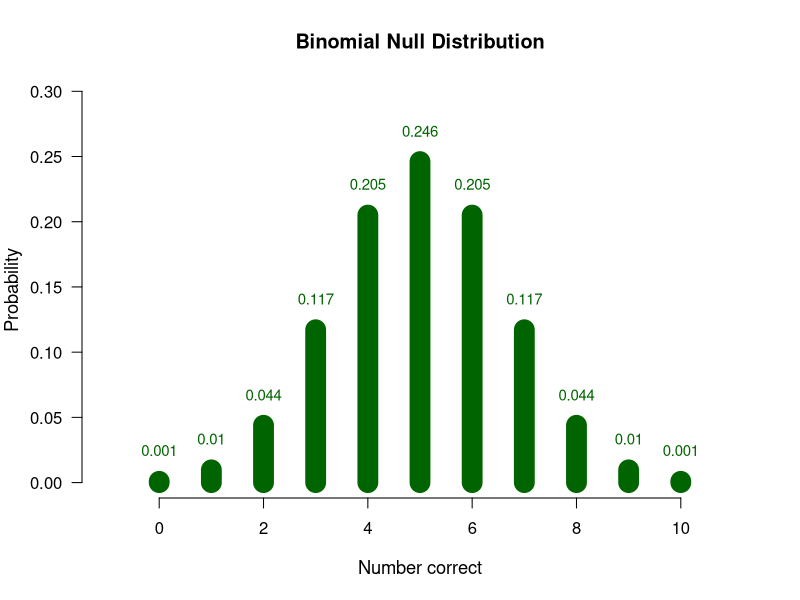
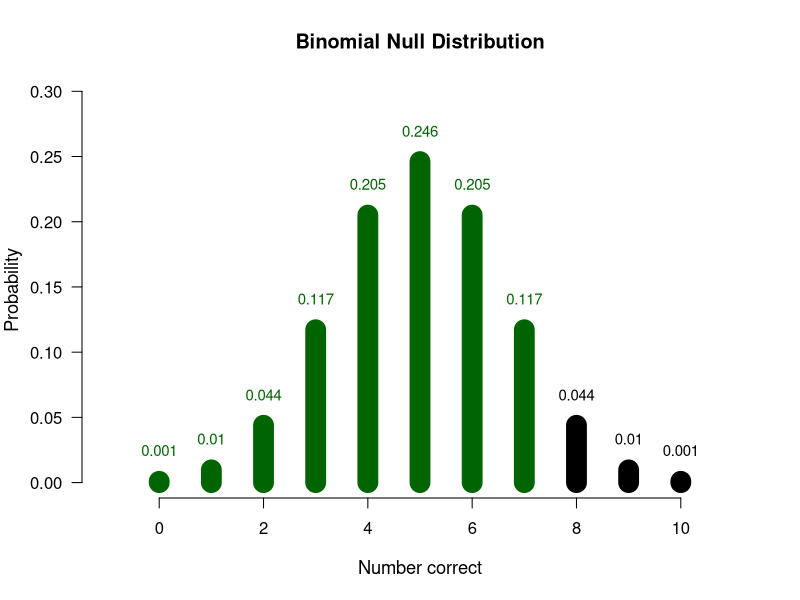
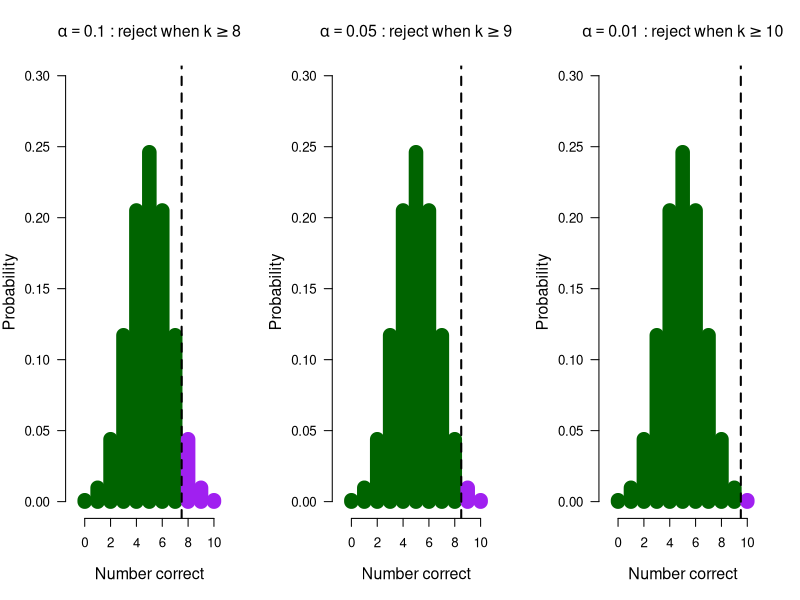
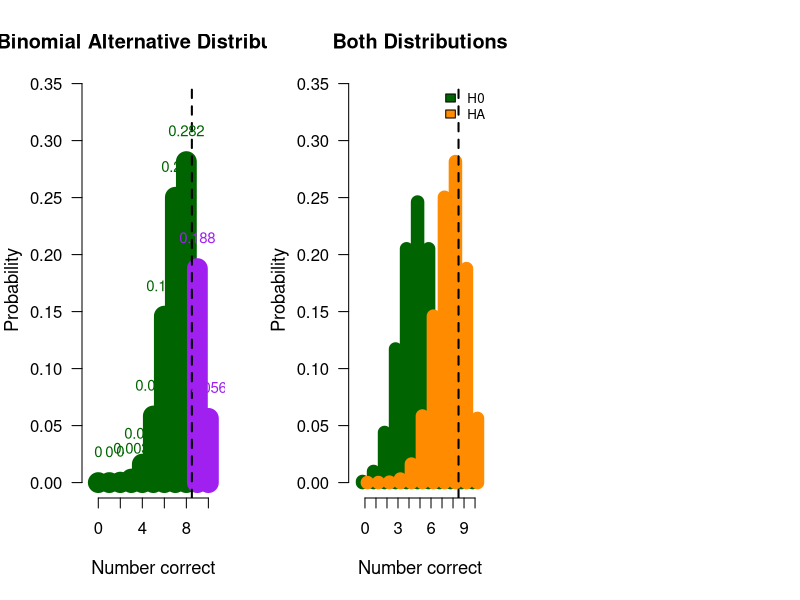

The R source for these figures, in order:
## ---- chunk 1
n <- 10   # Sample size
k <- 0:10 # Discrete probability space (numbers 0, 1, ..., 9, 10)
p <- .5   # Probability of correct guess
## ---- chunk 2
permutations = factorial(n) / ( factorial(k) * factorial(n-k) )

p_k  = p^k * (1-p)^(n-k)  # Probability of single event
p_kp = p_k * permutations # Probability of event times 
                          # the occurrence of that event

# No decision region yet: alpha has not been introduced at this point in the
# story, so this is just the shape you get when someone guesses.
par(cex = 1.0, cex.lab = 1.1)
yMax <- max(p_kp) * 1.2

plot(k, p_kp,
     col  = "darkgreen",
     type = "h",
     lwd  = 20,
     las  = 1,
     ylab = "Probability",
     xlab = "Number correct",
     ylim = c(0, yMax),
     xlim = c(-1, n + 1),
     bty  = "n",
     main = "Binomial Null Distribution")

text(k, p_kp + yMax * 0.08, round(p_kp, 3), col = "darkgreen", cex = 0.9)
## ---- chunk 3

n <- 10   # Sample size
k <- 0:10 # Discrete probability space
p <- .5   # Probability of head

p_k  <- p^k * (1-p)^(n-k)  # Probability of single event
p_kp <- p_k * permutations # Probability of event times 
                           # the occurrence of that event

# The p-value is the observed score *or more extreme*, so the highlight starts
# at what the candidate actually scored. No alpha line here: this slide is
# about the p-value only, the decision region comes later.
observed <- 8
col      <- ifelse(k >= observed, "black", "darkgreen")

par(cex = 1.0, cex.lab = 1.1)
yMax <- max(p_kp) * 1.2

plot(k, p_kp,
     col  = col,
     type = "h",
     lwd  = 20,
     las  = 1,
     ylab = "Probability",
     xlab = "Number correct",
     ylim = c(0, yMax),
     xlim = c(-1, n + 1),
     bty  = "n",
     main = "Binomial Null Distribution")

text(k, p_kp + yMax * 0.08, round(p_kp, 3), col = col, cex = 0.9)
## ---- chunk 4
layout(matrix(1:3, 1, 3))
par(cex = 0.8, cex.lab = 1.2, cex.main = 1.2)

twoCols <- c("darkgreen", "purple")   # retain / reject, as in the applet
yMax    <- max(p_kp) * 1.2

for (a in c(.10, .05, .01)) {

  # Smallest upper tail whose probability stays at or under this alpha
  crit <- min(which(rev(cumsum(rev(p_kp))) <= a)) - 1
  col  <- ifelse(k >= crit, twoCols[2], twoCols[1])

  plot(k, p_kp,
       col  = col,
       type = "h",
       lwd  = 14,
       las  = 1,
       ylab = "Probability",
       xlab = "Number correct",
       ylim = c(0, yMax),
       xlim = c(-1, n + 1),
       bty  = "n",
       main = bquote(alpha == .(a) ~ ": reject when" ~ k >= .(crit)))

  abline(v = crit - 0.5, lwd = 2, lty = 2)
}
## ---- chunk 5

p = .75   # Probability of a correct answer if they really are an expert

p_k2  = p^k  * (1-p)^(n-k)  # Probability of single event
p_kp2 = p_k2 * permutations # Probability of event times 
                            # the occurrence of that event

# The rejection region is still the one defined under H0 (p = .5), not under
# this alternative -- we're asking "how much of the alternative falls in the
# region where we'd reject H0?" That highlighted part is the power of the test.
alpha      <- .05
crit_upper <- min(which(rev(cumsum(rev(dbinom(k, n, .5)))) <= alpha)) - 1

col <- ifelse(k >= crit_upper, "purple", "darkgreen")

par(cex = 1.0, cex.lab = 1.1)
yMax <- max(p_kp2) * 1.2

plot(k, p_kp2,
     col  = col,
     type = "h",
     lwd  = 20,
     las  = 1,
     ylab = "Probability",
     xlab = "Number correct",
     ylim = c(0, yMax),
     xlim = c(-1, n + 1),
     bty  = "n",
     main = "Binomial Alternative Distribution")

abline(v = crit_upper - 0.5, lwd = 2, lty = 2)

text(k, p_kp2 + yMax * 0.08, round(p_kp2, 3), col = col, cex = 0.9)
## ---- chunk 6

colh0 = 'darkgreen'
colha = 'darkorange'

alpha      <- .05
crit_upper <- min(which(rev(cumsum(rev(dbinom(k, n, .5)))) <= alpha)) - 1

par(cex = 1.0, cex.lab = 1.1)
yMax <- max(c(p_kp, p_kp2)) * 1.2

# Nudge the two sets of spikes apart so each pair straddles its own tick
plot(k - 0.22, p_kp,
     col  = colh0,
     type = "h",
     lwd  = 13,
     las  = 1,
     ylab = "Probability",
     xlab = "Number correct",
     ylim = c(0, yMax),
     xlim = c(-1, n + 1),
     bty  = "n",
     xaxt = "n",
     main = "Both Distributions")

points(k + 0.22, p_kp2, col = colha, type = "h", lwd = 13)
axis(1, at = k)

abline(v = crit_upper - 0.5, lwd = 2, lty = 2)

legend("topright", legend = c("H0", "HA"), fill = c(colh0, colha), cex = 0.8, bty = "n")
## ---- chunk 7

## ---- chunk 8

## ---- chunk 9
